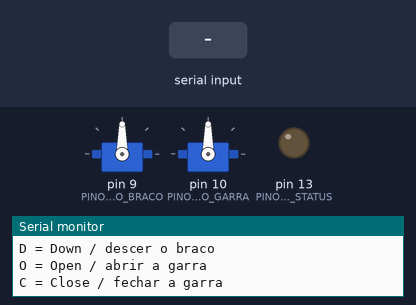
Bench run of a sketch on a simulated Arduino Uno, built with avr-gcc and run on an emulated ATmega328P. Shown: 2 × servo, output pins drawn as LEDs (lit = HIGH), the last lines printed to the serial monitor. The inputs (shaded band) are chosen by the test bench.

Above: at 1.3 s.
1.4 s: "U" received over Serial
At 3.2 s:
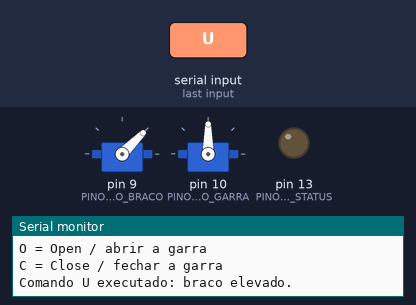
3.9 s: "D" received over Serial
At 6.1 s:
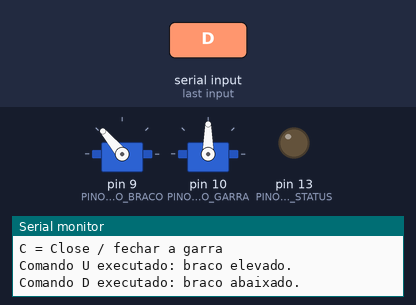
6.4 s: "O" received over Serial
At 8.2 s:
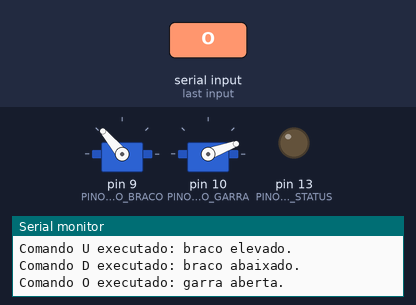
8.9 s: "u" received over Serial
At 11.1 s:
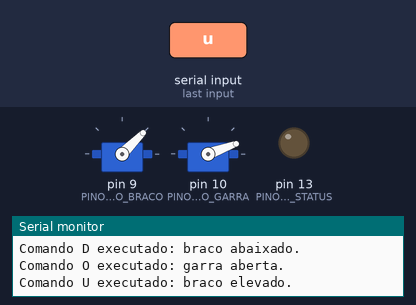
11.4 s: "d" received over Serial
At 12.2 s:
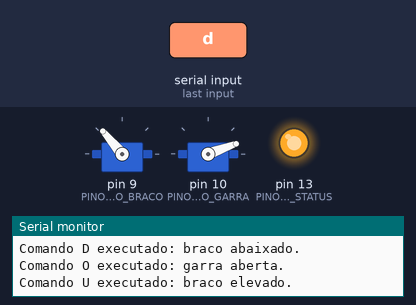
Timing chart, 0 to 14.4 s (numbered marks = the images above; inputs shaded):
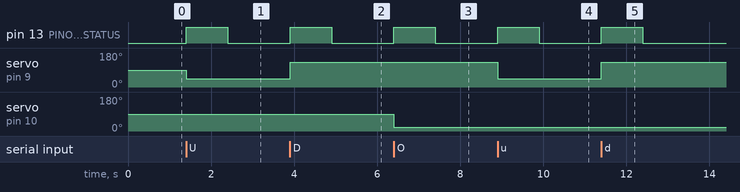

Measured:
- after the input at 1.4 s, pin 13 (PINO_LED_STATUS): LOW → HIGH at once, → LOW 1.0 s later; servo on pin 9 (PINO_SERVO_BRACO): 90° → 45° at once
- after the input at 3.9 s, pin 13 (PINO_LED_STATUS): LOW → HIGH at once, → LOW 1.0 s later; servo on pin 9 (PINO_SERVO_BRACO): 45° → 130° at once
- after the input at 6.4 s, pin 13 (PINO_LED_STATUS): LOW → HIGH at once, → LOW 1.0 s later; servo on pin 10 (PINO_SERVO_GARRA): 90° → 20° at once
- after the input at 8.9 s, pin 13 (PINO_LED_STATUS): LOW → HIGH at once, → LOW 1.0 s later; servo on pin 9 (PINO_SERVO_BRACO): 130° → 45° at once
- after the input at 11.4 s, pin 13 (PINO_LED_STATUS): LOW → HIGH at once, → LOW 1.0 s later; servo on pin 9 (PINO_SERVO_BRACO): 45° → 130° at once

The sketch:

Braco_Robotico.ino
```cpp
#include <Servo.h>

// Servos
Servo servoBraco;
Servo servoGarra;

// Pinos
const int PINO_SERVO_BRACO = 9;
const int PINO_SERVO_GARRA = 10;
const int PINO_LED_STATUS = 13;

// Ângulos iniciais
int anguloBraco = 90;
int anguloGarra = 90;

void setup() {
  Serial.begin(9600);

  servoBraco.attach(PINO_SERVO_BRACO);
  servoGarra.attach(PINO_SERVO_GARRA);

  pinMode(PINO_LED_STATUS, OUTPUT);

  servoBraco.write(anguloBraco);
  servoGarra.write(anguloGarra);

  digitalWrite(PINO_LED_STATUS, LOW);

  Serial.println("Sistema iniciado - Braco Robotico Docking & Retrieval");
  Serial.println("Comandos:");
  Serial.println("U = Up / subir o braco");
  Serial.println("D = Down / descer o braco");
  Serial.println("O = Open / abrir a garra");
  Serial.println("C = Close / fechar a garra");
}

void loop() {
  if (Serial.available() > 0) {
    char comando = Serial.read();

    if (comando == 'U' || comando == 'u') {
      anguloBraco = 45;
      servoBraco.write(anguloBraco);
      indicarStatus();
      Serial.println("Comando U executado: braco elevado.");
    }

    else if (comando == 'D' || comando == 'd') {
      anguloBraco = 130;
      servoBraco.write(anguloBraco);
      indicarStatus();
      Serial.println("Comando D executado: braco abaixado.");
    }

    else if (comando == 'O' || comando == 'o') {
      anguloGarra = 20;
      servoGarra.write(anguloGarra);
      indicarStatus();
      Serial.println("Comando O executado: garra aberta.");
    }

    else if (comando == 'C' || comando == 'c') {
      anguloGarra = 90;
      servoGarra.write(anguloGarra);
      indicarStatus();
      Serial.println("Comando C executado: garra fechada.");
    }

    else {
      Serial.println("Comando invalido. Use apenas U, D, O ou C.");
    }
  }
}

// LED de status indica que um comando foi recebido
void indicarStatus() {
  digitalWrite(PINO_LED_STATUS, HIGH);
  delay(1000);
  digitalWrite(PINO_LED_STATUS, LOW);
}
```
